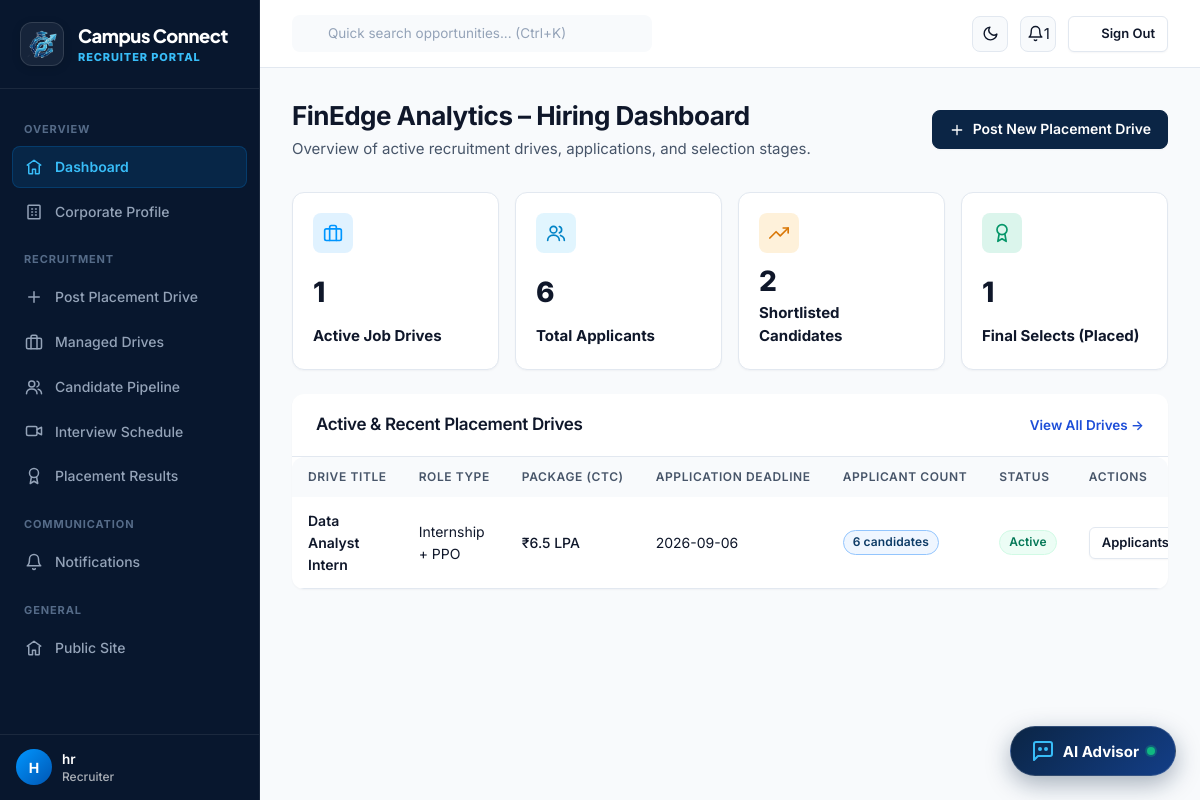
Page /recruiter/dashboard (signed in) on the committed database.
### tables this page shows
CREATE TABLE users (
    id INTEGER PRIMARY KEY AUTOINCREMENT,
    email VARCHAR(255) NOT NULL UNIQUE,
    password_hash VARCHAR(255) NOT NULL,
    role VARCHAR(20) NOT NULL CHECK(role IN ('student','admin','recruiter')),
    is_active INTEGER NOT NULL DEFAULT 1,
    created_at TIMESTAMP NOT NULL DEFAULT CURRENT_TIMESTAMP
);

CREATE TABLE companies (
    id INTEGER PRIMARY KEY AUTOINCREMENT,
    user_id INTEGER NOT NULL UNIQUE REFERENCES users(id) ON DELETE CASCADE,
    name VARCHAR(150) NOT NULL,
    industry VARCHAR(100),
    website VARCHAR(255),
    hr_contact VARCHAR(150),
    email VARCHAR(255),
    phone VARCHAR(20),
    location VARCHAR(150),
    description TEXT,
    logo_filename VARCHAR(255),
    approved INTEGER NOT NULL DEFAULT 0,
    created_at TIMESTAMP NOT NULL DEFAULT CURRENT_TIMESTAMP
);

CREATE TABLE drives (
    id INTEGER PRIMARY KEY AUTOINCREMENT,
    company_id INTEGER NOT NULL REFERENCES companies(id) ON DELETE CASCADE,
    title VARCHAR(150) NOT NULL,
    description TEXT,
    ctc REAL NOT NULL DEFAULT 0,
    location VARCHAR(150),
    job_type VARCHAR(50) NOT NULL DEFAULT 'Full-Time',
    min_cgpa REAL NOT NULL DEFAULT 0,
    max_backlogs INTEGER NOT NULL DEFAULT 0,
    openings INTEGER NOT NULL DEFAULT 1,
    deadline DATE NOT NULL,
    drive_date DATE,
    status VARCHAR(20) NOT NULL DEFAULT 'active' CHECK(status IN ('active','closed','cancelled')),
    created_at TIMESTAMP NOT NULL DEFAULT CURRENT_TIMESTAMP
);

### routes/recruiter_routes.py (the view)
@bp.route("/dashboard")
def dashboard():
    company = _require_approved()
    if not company["approved"]:
        return render_template("recruiter/pending_approval.html", company=company)
    active_drives = query(
        "SELECT COUNT(*) c FROM drives WHERE company_id=? AND status='active'", (company["id"],), one=True
    )["c"]
    total_applicants = query(
        """SELECT COUNT(*) c FROM applications a JOIN drives d ON d.id=a.drive_id WHERE d.company_id=?""",
        (company["id"],), one=True
    )["c"]
    shortlisted = query(
        """SELECT COUNT(*) c FROM applications a JOIN drives d ON d.id=a.drive_id
           WHERE d.company_id=? AND a.status IN ('Shortlisted','Interview Scheduled')""",
        (company["id"],), one=True
    )["c"]
    selected = query(
        """SELECT COUNT(*) c FROM placement_results pr
           JOIN applications a ON a.id = pr.application_id JOIN drives d ON d.id=a.drive_id
           WHERE d.company_id=? AND pr.status='Selected'""",
        (company["id"],), one=True
    )["c"]
    recent_drives = query(
        """SELECT d.*, (SELECT COUNT(*) FROM applications a WHERE a.drive_id=d.id) as applicant_count
           FROM drives d WHERE d.company_id=? ORDER BY d.created_at DESC LIMIT 5""",
        (company["id"],)
    )
    return render_template(
        "recruiter/dashboard.html", company=company, active_drives=active_drives,
        total_applicants=total_applicants, shortlisted=shortlisted, selected=selected, recent_drives=recent_drives
    )

### auth.py (called while the page is built)
def load_logged_in_user():
    user_id = session.get("user_id")
    if user_id is None:
        g.user = None
    else:
        g.user = query("SELECT * FROM users WHERE id = ?", (user_id,), one=True)

def role_required(*roles):
    def decorator(view):
        @functools.wraps(view)
        def wrapped(*args, **kwargs):
            if g.user is None:
                flash("Please log in to continue.", "warning")
                return redirect(url_for("auth.login", next=request.path))
            if g.user["role"] not in roles:
                abort(403)
            return view(*args, **kwargs)
        return wrapped
    return decorator

def current_company():
    if g.user is None or g.user["role"] != "recruiter":
        return None
    return query("SELECT * FROM companies WHERE user_id = ?", (g.user["id"],), one=True)

def unread_notification_count(user_id):
    row = query(
        "SELECT COUNT(*) as c FROM notifications WHERE user_id = ? AND is_read = 0",
        (user_id,), one=True
    )
    return row["c"] if row else 0

### db.py (called while the page is built)
def get_db():
    if "db" not in g:
        g.db = sqlite3.connect(current_app.config["DATABASE_PATH"])
        g.db.row_factory = sqlite3.Row
        g.db.execute("PRAGMA foreign_keys = ON")
    return g.db

def query(sql, args=(), one=False):
    cur = get_db().execute(sql, args)
    rows = cur.fetchall()
    cur.close()
    return (rows[0] if rows else None) if one else rows

### routes/recruiter_routes.py (called while the page is built)
@bp.before_request
@role_required("recruiter")
def guard():
    pass

def _require_approved():
    company = current_company()
    if not company:
        abort(404)
    return company

### templates/recruiter/dashboard.html (shortened to what this page needs)
{% extends "base_dashboard.html" %}
{% from "_icons.html" import icon %}
{% block sidebar_nav %}{% include "recruiter/_sidebar.html" %}{% endblock %}
{% block content %}
<div class="flex-between mb-8" style="flex-wrap:wrap;">
  <div>
    <h1 class="h2" style="margin:0 0 var(--space-1);">{{ company.name }} &ndash; Hiring Dashboard</h1>
    <p class="text-muted" style="margin:0;">Overview of active recruitment drives, applications, and selection stages.</p>
  </div>
  <a href="{{ url_for('recruiter.create_drive') }}" class="btn btn-primary">
    {{ icon('plus', 16) }} Post New Placement Drive
  </a>
</div>
<div class="stats-grid">
  <div class="stat-card">
    <div class="stat-card-top">
      <div class="stat-icon brand">{{ icon('briefcase', 20) }}</div>
    </div>
    <div class="stat-value">{{ active_drives }}</div>
    <div class="stat-label">Active Job Drives</div>
  </div>
  <div class="stat-card">
    <div class="stat-card-top">
      <div class="stat-icon accent">{{ icon('users', 20) }}</div>
    </div>
    <div class="stat-value">{{ total_applicants }}</div>
    <div class="stat-label">Total Applicants</div>
  </div>
  <div class="stat-card">
    <div class="stat-card-top">
      <div class="stat-icon warning">{{ icon('trending-up', 20) }}</div>
    </div>
    <div class="stat-value">{{ shortlisted }}</div>
    <div class="stat-label">Shortlisted Candidates</div>
  </div>
  <div class="stat-card">
    <div class="stat-card-top">
      <div class="stat-icon success">{{ icon('award', 20) }}</div>
    </div>
    <div class="stat-value">{{ selected }}</div>
    <div class="stat-label">Final Selects (Placed)</div>
  </div>
</div>
<div class="card card-flush mb-6">
  <div class="card-header">
    <h3 class="h4" style="margin:0;">Active & Recent Placement Drives</h3>
    <a href="{{ url_for('recruiter.my_drives') }}" class="text-sm font-semibold text-brand">View All Drives &rarr;</a>
  </div>
  {% if recent_drives %}
  <div class="table-wrap">
    <table class="data-table">
      <thead>
        <tr>
          <th>Drive Title</th>
          <th>Role Type</th>
          <th>Package (CTC)</th>
          <th>Application Deadline</th>
          <th>Applicant Count</th>
          <th>Status</th>
          <th>Actions</th>
        </tr>
      </thead>
      <tbody>
        {% for d in recent_drives %}
        <tr>
          <td class="cell-primary font-semibold">{{ d.title }}</td>
          <td>{{ d.job_type }}</td>
          <td class="cell-muted font-medium">₹{{ d.ctc }} LPA</td>
          <td class="cell-muted">{{ d.deadline }}</td>
          <td>
            <span class="badge badge-brand">{{ d.applicant_count }} candidates</span>
          </td>
          <td>
            <span class="badge {{ 'badge-success' if d.status=='active' else 'badge-gray' }}">{{ d.status|capitalize }}</span>
          </td>
          <td>
            <div style="display:flex;gap:6px;">
              <a href="{{ url_for('recruiter.applicants', drive_id=d.id) }}" class="btn btn-outline btn-sm">Applicants</a>
            </div>
          </td>
        </tr>
        {% endfor %}
      </tbody>
    </table>
  </div>
  {% endif %}
</div>
{% endblock %}

### templates/base_dashboard.html (shortened to what this page needs)
{% extends "base.html" %}
{% from "_icons.html" import icon %}
{% block body %}
<div class="app-shell app-layout">
  <aside class="sidebar app-sidebar" id="app-sidebar">
    <div class="sidebar-brand">
      <a href="{{ url_for('public.landing') }}" class="brand-lockup">
        <div class="brand-logo-wrap">
          <img src="{{ url_for('static', filename='images/logo.png') }}" alt="Campus Connect" class="brand-logo-img">
        </div>
        <div class="brand-text-block">
          <span class="brand-name">Campus Connect</span>
          <span class="brand-sub">{% if current_user %}{{ current_user.role|capitalize }} Portal{% else %}Portal{% endif %}</span>
        </div>
      </a>
    </div>
    <nav class="sidebar-nav">
      {% block sidebar_nav %}{% endblock %}
      <div class="sidebar-section-label">General</div>
      <a href="{{ url_for('public.landing') }}" class="sidebar-link">
        {{ icon('home', 18) }} Public Site
      </a>
    </nav>
        <div class="sidebar-footer">
      <div class="flex-align-center" style="gap:10px;">
        <div class="avatar" style="width:36px;height:36px;font-size:0.875rem;background:linear-gradient(135deg, #0096FF, #0056b3);color:#FFFFFF;flex-shrink:0;">
          {{ current_user.email[0]|upper if current_user else 'U' }}
        </div>
        <div style="overflow:hidden;flex:1;">
          <div class="font-semibold text-sm truncate" style="color:#FFFFFF;">
            {{ current_user.email.split('@')[0] if current_user else 'User' }}
          </div>
          <div class="text-xs font-medium" style="color:rgba(255,255,255,0.65);">
            {{ current_user.role|capitalize if current_user else 'Guest' }}
          </div>
        </div>
      </div>
    </div>
  </aside>
  <div class="main-col app-main">
    <header class="topbar app-topbar">
      <div class="topbar-left">
        <div class="topbar-search">
          <input type="text" placeholder="Quick search opportunities... (Ctrl+K)" id="global-search-input" onclick="window.location.href='{{ url_for('public.jobs_hub') }}'">
        </div>
      </div>
      <div class="topbar-right">
        <button class="theme-toggle-btn" id="dashboard-theme-toggle" aria-label="Toggle Theme" title="Switch Theme">
          <span class="theme-icon-moon">{{ icon('moon', 17) }}</span>
        </button>
        {% if current_user %}
        <div class="topbar-notifications">
          <a href="{{ url_for(current_user.role ~ '.notifications') }}" class="topbar-notif-btn" aria-label="Notifications" title="Notifications">
            {{ icon('bell', 17) }}
            <span class="notif-badge" id="notif-badge" style="display: {{ 'flex' if unread_notif_count and unread_notif_count > 0 else 'none' }};">
              {{ unread_notif_count if unread_notif_count else '' }}
            </span>
          </a>
        </div>
        {% endif %}
        <a href="{{ url_for('auth.logout') }}" class="btn btn-outline btn-sm header-signout-btn" title="Sign Out">
          {{ icon('log-out', 14) }} <span>Sign Out</span>
        </a>
      </div>
    </header>
    <main class="page-content app-content">
      {% block content %}{% endblock %}
    </main>
  </div>
</div>
{% endblock %}

### rows in the picture
users: role "RECRUITER", email "H", email "hr", role "Recruiter"
companies: name "FinEdge Analytics"
drives: title "Data Analyst Intern", job_type "Internship + PPO", ctc "6.5", deadline "2026-09-06", applicant_count "6", status "Active"

### other values in the picture
{{ unread_notif_count if unread_notif_count else '' }} "1"
{{ active_drives }} "1"
{{ total_applicants }} "6"
{{ shortlisted }} "2"
{{ selected }} "1"
